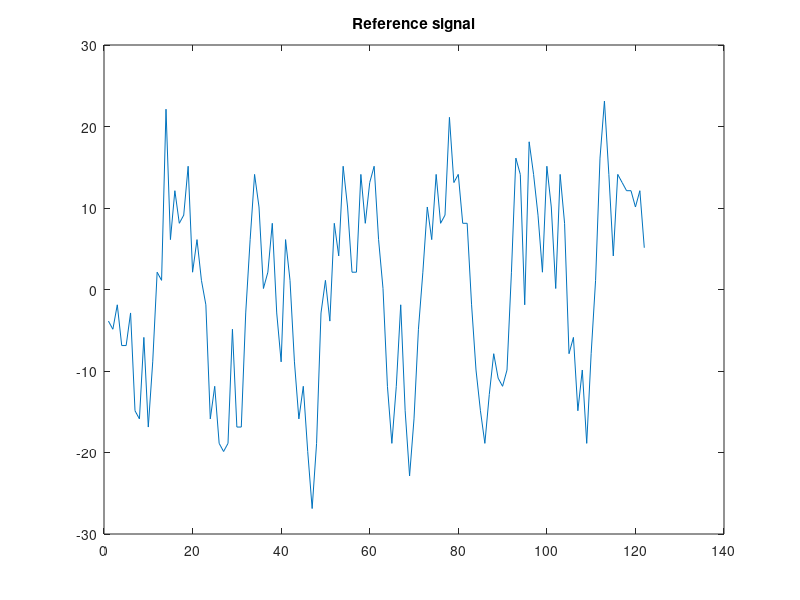
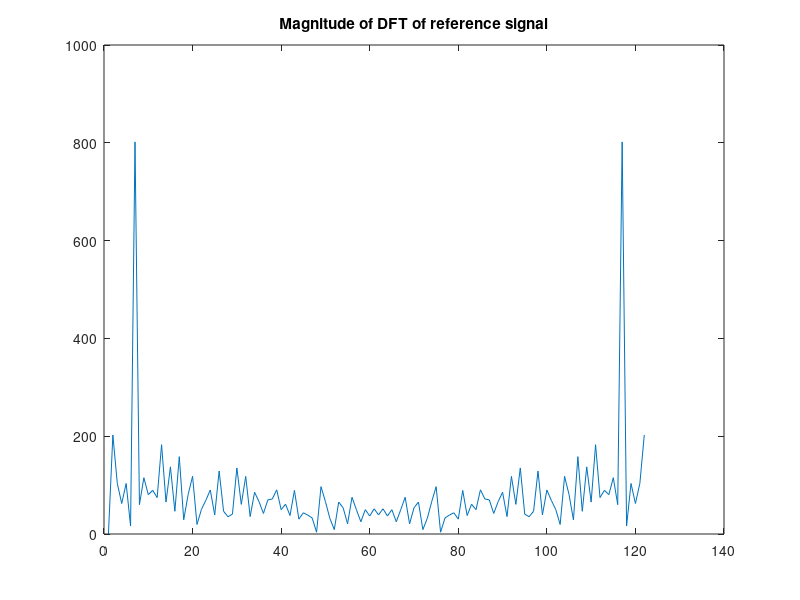
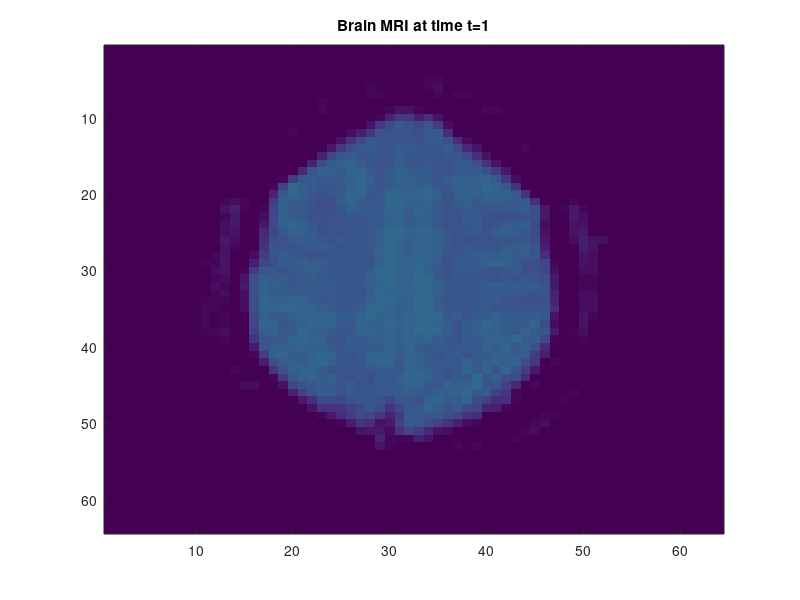
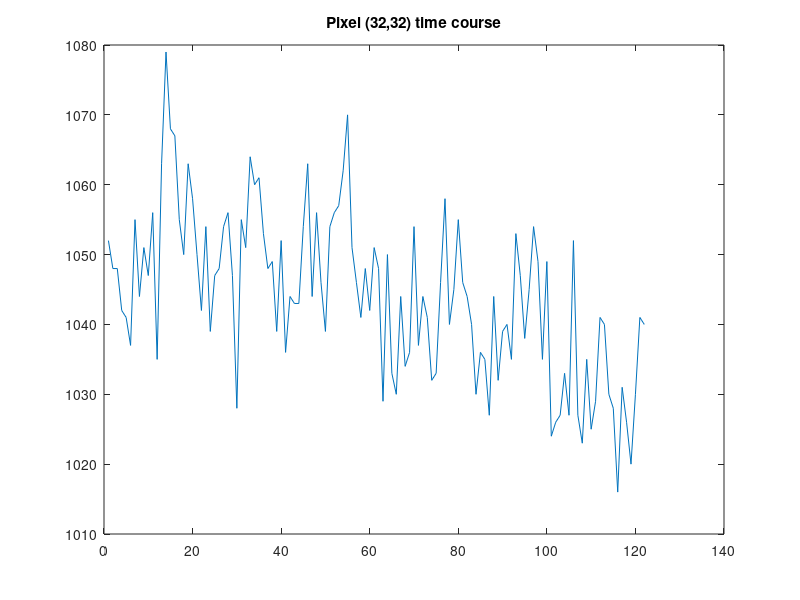

The MATLAB source for these figures, in order:
% fMRI 
% 
clear
clf

% load 122 x 1 reference signal waveform 

load fmrisig.mat
s = s-mean(s); % remove average (DC) value
figure(1)
plot(s)
title('Reference signal')

% plot magnitude of fft of reference

figure(2)
plot(abs(fft(s)))
title('Magnitude of DFT of reference signal')

% load fMRI data 

load fmri.mat

% contains 122 x 64 x 64 array called 'x', consisting of 122 MRI 
% brain images of 64 by 64 pixels collected at 4 Hz  sampling rate

% each image is 64x64 pixels 
% time-length of image sequence = 122


% display MRI at time 1

figure(3)
im = reshape(x(1,:,:),64,64);
image(im/50)  % the divide by 50 scales the colormap to a nice range
title('Brain MRI at time t=1')

% plot the time series for pixel at (32,32) as a function of time

figure(4)
y = x(:,32,32);
plot(y)
title('Pixel (32,32) time course')

% plot the magnitude of the DFT for pixel at (32,32)

yz = y - mean(y); % remove DC value
figure(5)
plot(abs(fft(yz)))
title('Pixel (32,32) DFT magnitude')

